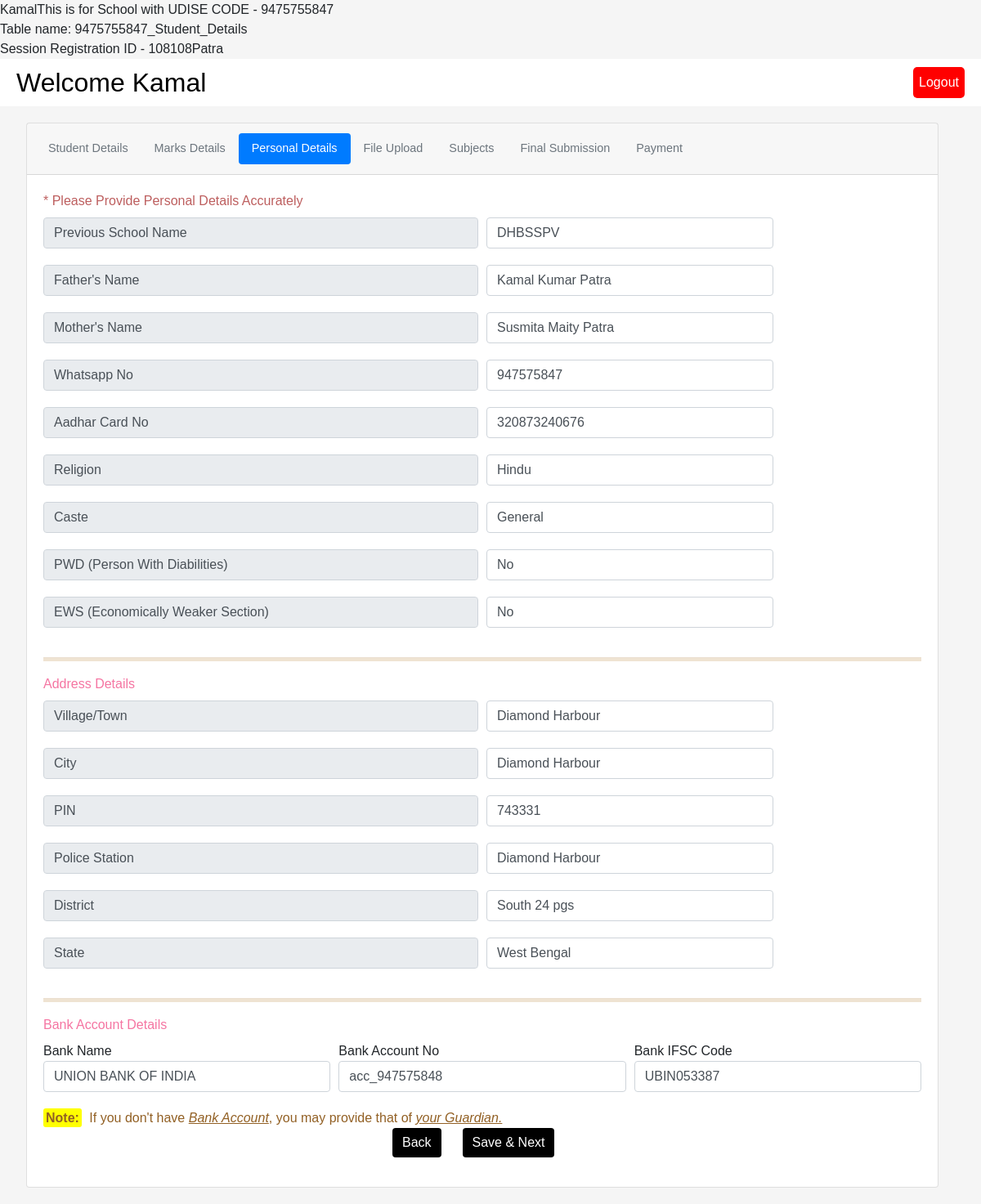
The page /2003/personal_details.php (signed in) on the database its author committed.
### tables this page shows
CREATE TABLE `9475755847_student_details` (
  `reg_no` varchar(10) NOT NULL,
  `fname` varchar(255) DEFAULT NULL,
  `lname` varchar(255) NOT NULL,
  `email` varchar(255) NOT NULL,
  `phoneNumber` varchar(255) NOT NULL,
  `dob` varchar(255) NOT NULL,
  `terms` varchar(255) NOT NULL,
  `password` varchar(255) NOT NULL,
  `emailVerify` int(255) NOT NULL DEFAULT '0',
  `numberVerify` varchar(255) DEFAULT '0',
  `is_finally_submitted` int(1) NOT NULL DEFAULT '0',
  `issubmitted` int(1) NOT NULL DEFAULT '0',
  `previous_school_name` varchar(255) DEFAULT NULL,
  `fathers_name` varchar(255) DEFAULT NULL,
  `mothers_name` varchar(255) DEFAULT NULL,
  `current_whatsapp_no` varchar(255) DEFAULT NULL,
  `aadhar_card_no` varchar(255) DEFAULT NULL,
  `student_religion` varchar(255) DEFAULT NULL,
  `student_caste` varchar(255) DEFAULT NULL,
  `is_student_PWD` varchar(4) DEFAULT NULL,
  `is_student_EWS` varchar(4) NOT NULL DEFAULT '0',
  `student_village_town` varchar(255) DEFAULT NULL,
  `student_city` varchar(50) DEFAULT NULL,
  `student_pin_code` varchar(20) DEFAULT NULL,
  `student_police_station` varchar(50) DEFAULT NULL,
  `student_district` varchar(50) DEFAULT NULL,
  `student_state` varchar(50) DEFAULT NULL,
  `bengali_marks` int(4) DEFAULT NULL,
  `bengali_full_marks` int(4) DEFAULT '100',
  `english_marks` int(4) DEFAULT NULL,
  `english_full_marks` int(4) DEFAULT '100',
  `mathematics_marks` int(4) DEFAULT NULL,
  `mathematics_full_marks` int(4) DEFAULT '100',
  `physical_science_marks` int(4) DEFAULT NULL,
  `physical_science_full_marks` int(4) DEFAULT '100',
  `life_science_marks` int(4) DEFAULT NULL,
  `life_science_full_marks` int(4) DEFAULT '100',
  `history_marks` int(4) DEFAULT NULL,
  `history_full_marks` int(4) DEFAULT '100',
  `geography_marks` int(4) DEFAULT NULL,
  `geography_full_marks` int(4) DEFAULT '100',
  `language_1` varchar(255) DEFAULT NULL,
  `language_2` varchar(255) DEFAULT NULL,
  `select_stream` varchar(255) DEFAULT NULL,
  `sub_comb` varchar(255) DEFAULT NULL,
  `bank_name` varchar(255) DEFAULT NULL,
  `bank_account_no` varchar(20) DEFAULT NULL,
  `bank_ifsc_code` varchar(20) DEFAULT NULL,
  `institution_fees_payment_done` int(11) DEFAULT '0',
  `institution_fees_payments_ID` varchar(255) DEFAULT NULL,
  `portal_fees_payment_done` int(11) DEFAULT '0',
  `portal_payment_id` varchar(255) DEFAULT NULL,
  `passport_size_photo_uploaded` int(11) DEFAULT '0',
  `aadhar_card_uploaded` int(11) DEFAULT '0',
  `madhyamik_marksheet_uploaded` int(11) DEFAULT '0',
  `madhyamik_certificate_uploaded` int(11) DEFAULT '0',
  `signature_uploaded` int(11) DEFAULT '0'
);

### 2003/personal_details.php (the view, shortened to what the rows shown need)
<?php
require 'session.php';
require 'super_admin.php';
$table_name = $udise_code . '_Student_Details';
 $query = "SELECT * FROM $table_name WHERE email='$email'";
 $results = mysqli_query($db, $query);
 $user = mysqli_fetch_assoc($results);
 ?>
<!DOCTYPE html>
<html lang="en">
<head>
  <link href="https://cdn.jsdelivr.net/npm/bootstrap@5.0.2/dist/css/bootstrap.min.css" rel="stylesheet"
 />
  <link rel="stylesheet" href="https://cdn.jsdelivr.net/npm/bootstrap@4.3.1/dist/css/bootstrap.min.css"
 />
    <link rel="stylesheet" href="../Assets/css/personal_details.css">
</head>
<body>
  <div class="header">
    <h2 style="margin: 0">
      Welcome
      <?php echo $user['fname']; ?>
    </h2>
    <a href="welcome.php?logout='1'" class="logout">Logout</a>
  </div>
  <div class="container">
    <div class="row">
      <div class="col-xs-12">
        <div class="card text-center">
        <?php include('../card_header.php') ?>
          <div class="card-body">
            <form method="post" action="personal_details_controller.php">
              <div class="form-row">
                <div class="form-group col-md-4">
                    <input type="text" class="form-control" id="inputCity" name="previous_school_name" oninput="restrictSpecialChars(this)" <?php if ($user['previous_school_name'] == null): ?> placeholder="Enter your Previous School Name" <?php else: ?> value="<?php echo $user['previous_school_name']; ?>" <?php endif; ?> required>
                </div>
              </div>
              <div class="form-row">
                <div class="form-group col-md-4">
                  <input type="text" class="form-control" id="inputCity" name="fathers_name" oninput="restrictSpecialChars(this)"
                  <?php if ($user['fathers_name'] == null): ?>
                    placeholder="Enter your Father's Name"
                    <?php else: ?>
                    value="<?php echo $user['fathers_name']; ?>"
                    <?php endif; ?>
                    / required>
                </div>
              </div>
              <div class="form-row">
                <div class="form-group col-md-4">
                  <input type="text" class="form-control" id="inputCity" name="mothers_name" oninput="restrictSpecialChars(this)"
                  <?php if ($user['mothers_name'] == null): ?>
                    placeholder="Enter your Mother's Name"
                    <?php else: ?>
                    value="<?php echo $user['mothers_name']; ?>"
                    <?php endif; ?>
                    / required>
                </div>
              </div>
              <div class="form-row">
                <div class="form-group col-md-4">
                  <input type="text" class="form-control" id="inputSubject" name="current_whatsapp_no" oninput="restrictSpecialChars(this)"
                  <?php if ($user['current_whatsapp_no'] == null): ?>
                    placeholder="Current Whatsapp No."
                    <?php else: ?>
                    value="<?php echo $user['current_whatsapp_no']; ?>"
                    <?php endif; ?>
                    / required>                </div>
              </div>
              <div class="form-row">
                <div class="form-group col-md-4">
                  <input type="text" class="form-control" id="inputCity" name="aadhar_card_no" oninput="restrictSpecialChars(this)"
                  <?php if ($user['aadhar_card_no'] == null): ?>
                    placeholder="XXXX - XXXX - XXXX"
                    <?php else: ?>
                    value="<?php echo $user['aadhar_card_no']; ?>"
                    <?php endif; ?>
                    / required>
                </div>
              </div>
              <div class="form-row">
                <div class="form-group col-md-4">
                  <select id="inputState" name="student_religion" class="form-control" >
    <option <?php if ($user['student_religion'] == null || $user['student_religion'] == 'Hindu'): ?> selected <?php endif; ?>>Hindu</option>
</select>
                </div>
              </div>
              <div class="form-row">
                <div class="form-group col-md-4">
                  <select id="inputState" class="form-control" name="student_caste">
    <option <?php if ($user['student_caste'] == 'General'): ?> selected <?php endif; ?> value="General">General</option>
</select>
                </div>
              </div>
              <div class="form-row">
                <div class="form-group col-md-4">
                  <select id="inputState" class="form-control" name="is_student_PWD">
    <option <?php if ($user['is_student_PWD'] == 'No'): ?> selected <?php endif; ?> value="No">No</option>
</select>
                </div>
              </div>
              <div class="form-row">
                <div class="form-group col-md-4">
                  <select id="inputState" class="form-control" name="is_student_EWS">
    <option <?php if ($user['is_student_EWS'] == 'No'): ?> selected <?php endif; ?> value="No">No</option>
</select>
                </div>
              </div>
              <div class="form-row">
                <div class="form-group col-md-4">
                  <input type="text" class="form-control" id="inputCity" name="student_village_town" oninput="restrictSpecialChars(this)"
                  <?php if ($user['student_village_town'] == null): ?>
                    placeholder="Enter your Village/Town"
                    <?php else: ?>
                    value="<?php echo $user['student_village_town']; ?>"
                    <?php endif; ?>
                  / required>
                </div>
              </div>
              <div class="form-row">
                <div class="form-group col-md-4">
                  <input type="text" class="form-control" id="inputCity" name="student_city" oninput="restrictSpecialChars(this)" <?php if ($user['student_city'] == null): ?>
                    placeholder="Enter your City"
                    <?php else: ?>
                    value="<?php echo $user['student_city']; ?>"
                    <?php endif; ?>
                  / required>
                </div>
              </div>
              <div class="form-row">
                <div class="form-group col-md-4">
                  <input type="text" class="form-control" id="inputCity" name="student_pin_code" oninput="restrictSpecialChars(this)"
                  <?php if ($user['student_pin_code'] == null): ?>
                    placeholder="Enter your PIN"
                    <?php else: ?>
                    value="<?php echo $user['student_pin_code']; ?>"
                    <?php endif; ?>
                  / required>
                </div>
              </div>
              <div class="form-row">
                <div class="form-group col-md-4">
                  <input type="text" class="form-control" id="inputCity" name="student_police_station" oninput="restrictSpecialChars(this)"
                  <?php if ($user['student_police_station'] == null): ?>
                    placeholder="Enter your Police Station"
                    <?php else: ?>
                    value="<?php echo $user['student_police_station']; ?>"
                    <?php endif; ?>
                  / required>                </div>
              </div>
              <div class="form-row">
                <div class="form-group col-md-4">
                  <input type="text" class="form-control" id="inputCity" name="student_district" oninput="restrictSpecialChars(this)"
                  <?php if ($user['student_district'] == null): ?>
                    placeholder="Enter Your District"
                    <?php else: ?>
                    value="<?php echo $user['student_district']; ?>"
                    <?php endif; ?>
                  / required>
                </div>
              </div>
              <div class="form-row">
                <div class="form-group col-md-4">
                  <select id="inputState" class="form-control" name="student_state">
    <option <?php if ($user['student_state'] == 'West Bengal'): ?> selected <?php endif; ?> value="West Bengal">West Bengal</option>
</select>
                </div>
              </div>
<div class="form-row">
  <div class="form-group col-md-4">
    <label for="bank_name" style="margin-bottom: 0%;display: flex;">Bank Name</label>
    <input type="text" class="form-control" id="bank_name" name="bank_name" oninput="restrictSpecialChars(this)" <?php if ($user['bank_name'] == null): ?> placeholder="Enter Bank Name" <?php else: ?> value="<?php echo $user['bank_name']; ?>" <?php endif; ?> required>
  </div>
  <div class="form-group col-md-4">
    <label for="bank_account_no" style="margin-bottom: 0%;display: flex;">Bank Account No</label>
    <input type="text" class="form-control" id="bank_account_no" name="bank_account_no" oninput="restrictSpecialChars(this)" <?php if ($user['bank_account_no'] == null): ?> placeholder="Enter Bank Account No" <?php else: ?> value="<?php echo $user['bank_account_no']; ?>" <?php endif; ?> required>
  </div>
  <div class="form-group col-md-4">
    <label for="bank_ifsc_code" style="margin-bottom: 0%;display: flex;">Bank IFSC Code</label>
    <input type="text" class="form-control" id="bank_ifsc_code" name="bank_ifsc_code" oninput="restrictSpecialChars(this); limitLength(this, 11);" <?php if ($user['bank_ifsc_code'] == null): ?> placeholder="Enter Bank IFSC Code [11 Digits Long]" <?php else: ?> value="<?php echo $user['bank_ifsc_code']; ?>" <?php endif; ?> required>
  </div>
</div>
            </form>
          </div>
        </div>
      </div>
    </div>
  </div>
</body>
</html>

### rows shown on the page
9475755847_student_details: reg_no "108108", lname "Patra", fname "Kamal", previous_school_name "DHBSSPV", fathers_name "Kamal Kumar Patra", mothers_name "Susmita Maity Patra", current_whatsapp_no "947575847", aadhar_card_no "320873240676", student_religion "Hindu", student_caste "General", is_student_PWD "No", is_student_EWS "No", student_village_town "Diamond Harbour", student_city "Diamond Harbour", student_pin_code "743331", student_police_station "Diamond Harbour", student_district "South 24 pgs", student_state "West Bengal", bank_name "UNION BANK OF INDIA", bank_account_no "acc_947575848", bank_ifsc_code "UBIN053387"

### other values the page prints
$udise_code "9475755847"
$table_name "9475755847_Student_Details"
